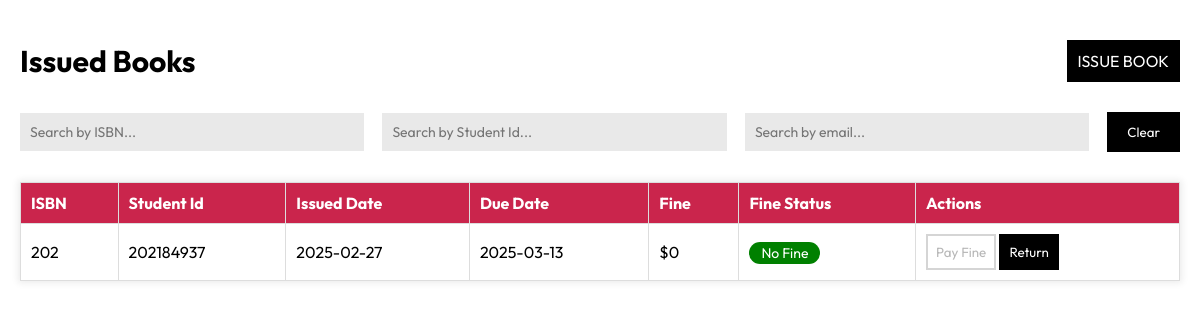
Page /lms/frontend/Librarian/issued-books.php on the committed database.
### tables this page shows
CREATE TABLE `issued_books` (
  `s_no` int(11) NOT NULL,
  `isbn` int(4) NOT NULL,
  `book_name` varchar(200) NOT NULL,
  `book_author` varchar(200) NOT NULL,
  `student_id` int(11) NOT NULL,
  `fine` int(11) DEFAULT 0,
  `fine_status` varchar(20) NOT NULL DEFAULT 'paid',
  `issue_date` date NOT NULL,
  `due_date` date NOT NULL,
  `reserve` varchar(10) NOT NULL DEFAULT 'No'
);

### lms/frontend/Librarian/issued-books.php (the view, shortened to what this page needs)
<?php
include '../../backend/db.php';
$sql = "SELECT * FROM issued_books WHERE fine_status <> 'paid' ORDER BY issue_date DESC";
$result = $conn->query($sql);
?>
<!DOCTYPE html>
<html lang="en">
<head>
    <link rel="stylesheet" href="../styles/utility.css">
    <link rel="stylesheet" href="../styles/manage.css">
    <link rel="stylesheet" href="../styles/issued-books.css">
</head>
<body>
    <section>
        <div class="head">
            <h2 class="dashboard-titles">Issued Books</h2>
            <div class="head-btns">
                <a href="issue-book.php">ISSUE BOOK</a>
            </div>
        </div>
        <div class="filters">
            <form action="">
                <input type="text" id="isbn" placeholder="Search by ISBN...">
                <input type="text" id="id" placeholder="Search by Student Id...">
                <input type="email" id="email" placeholder="Search by email...">
                <button class="clear-filters">Clear</button>
            </form>
        </div>
        <div>
            <table>
                <thead>
                    <tr>
                        <th>ISBN</th>
                        <th>Student Id</th>
                        <th>Issued Date</th>
                        <th>Due Date</th>
                        <th>Fine</th>
                        <th>Fine Status</th>
                        <th class="actions">Actions</th>
                    </tr>
                </thead>
                <tbody>
                <?php
                    if ($result->num_rows > 0) {
                        while ($row = $result->fetch_assoc()) {
                            $fine_status_class = ($row['fine_status'] == 'unpaid') ? 'status-unpaid' : 'status-paid';
                            $disabled = ($row['fine_status'] != 'unpaid') ? 'disabled' : '';
                            echo "<tr>
                                <td>{$row['isbn']}</td>
                                <td>{$row['student_id']}</td>
                                <td>{$row['issue_date']}</td>
                                <td>{$row['due_date']}</td>
                                <td>\${$row['fine']}</td>
                                <td class='{$fine_status_class} status'><span>" . ucfirst($row['fine_status']) . "</span></td>
                                <td class='actions'>
                                    <form action='../../backend/pay_fine.php' method='POST'onsubmit='return confirm(\"Are you sure you want to pay the fine and return the book?\")' style='display:inline;'>
                                        <input type='hidden' name='isbn' value='{$row['isbn']}'>
                                        <input type='hidden' name='student_id' value='{$row['student_id']}'>
                                        <button type='submit' class='btn-pay' $disabled>Pay Fine</button>
                                    </form>
                                    <form action='../../backend/return_book.php' method='POST' onsubmit='return confirm(\"Are you sure you want to return this book?\")' style='display:inline;'>
                                        <input type='hidden' name='isbn' value='{$row['isbn']}'>
                                        <input type='hidden' name='student_id' value='{$row['student_id']}'>
                                        <button type='submit' class='btn-return'>Return</button>
                                    </form>
                                </td>
                            </tr>";
                        }
                    } else {
                        echo "<tr><td colspan='7'>No issued books found.</td></tr>";
                    }
                    ?>
                </tbody>
            </table>
        </div>
    </section>
</body>
</html>

### lms/frontend/styles/utility.css (style rules this page uses)
* { box-sizing: border-box; padding: 0; margin: 0; }
:root { --navy-blue: #2c3e50; --pink: #CA254C; }
html { scroll-behavior: smooth; }
body { font-family: "Outfit", serif; }
a { text-decoration: none; color: black; }
button { outline: none; font-family: "Outfit", serif; padding: 8px; border-width: 2px; border-style: solid; cursor: pointer; }
input, select, textarea { border: none; outline: none; font-family: "Outfit", serif; padding:10px; font-size: 14px; background-color: rgb(233, 233, 233); }
.dashboard-titles { font-size: 30px; }

### lms/frontend/styles/manage.css (style rules this page uses)
section { display: flex; flex-direction: column; gap: 30px; padding: 40px 20px; }
section .head { display: flex; align-items: center; justify-content: space-between; }
.head .head-btns { display: flex; align-items: center; gap: 20px; }
.head-btns a { border: 2px solid black; background-color: black; padding: 9px; color: white; }
section .filters form { display: flex; align-items: center; justify-content: space-between; gap: 18px; }
input, select { width: 100%; }
.clear-filters { background-color: black; padding: 10px 18px; color: white; cursor: pointer; }
table { width: 100%; border-collapse: collapse; table-layout:auto; background-color: white; box-shadow: 0px 0px 7px 2px #00000014; }
th, td { border: 1px solid #ddd; padding: 10px; text-align: left; white-space: nowrap; overflow: hidden; text-overflow: ellipsis; max-width:300px; }
th { background-color: var(--pink); color: white; }
.status span { padding: 2px 12px; border-radius: 20px; color: white; font-size: 14px; }

### lms/frontend/styles/issued-books.css (style rules this page uses)
.status-paid span { background-color: green; }
.btn-pay { background-color: transparent; }
.btn-return { background-color: black; color: white; }

### rows in the picture
issued_books: isbn "202", student "202184937", issue_date "2025-02-27", due_date "2025-03-13", fine "0", fine_status "No Fine"
